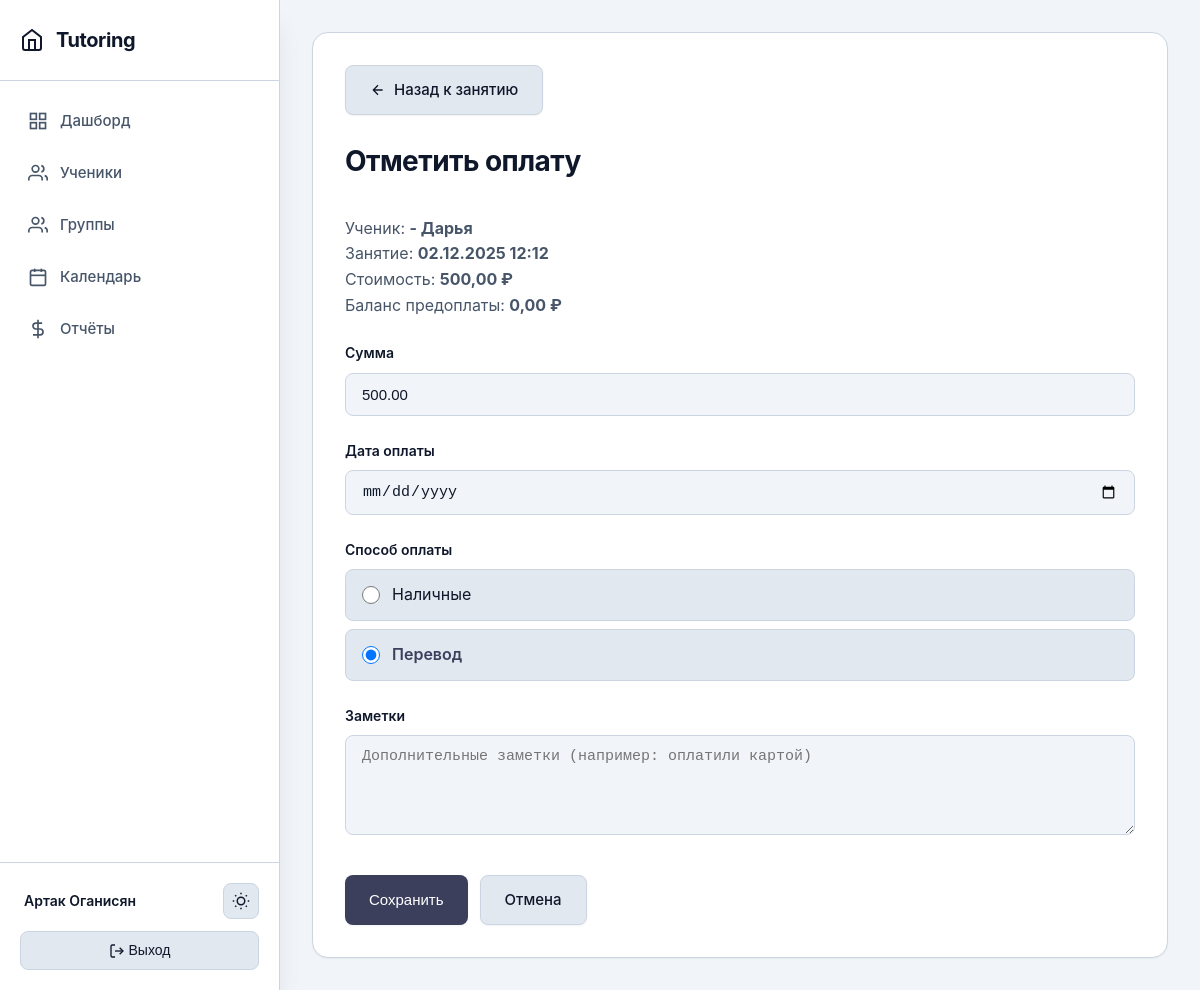
The page /lesson/23/payment/12/ (signed in) on the database its author committed.
### main/models.py (models this page shows, shortened)
class Student(models.Model):
    tutor = models.ForeignKey(Tutor, on_delete=models.CASCADE, related_name='students', verbose_name='Репетитор')
    groups = models.ManyToManyField(StudentGroup, related_name='students', blank=True, verbose_name='Группы')
    first_name = models.CharField(max_length=100, verbose_name='Имя')
    last_name = models.CharField(max_length=100, verbose_name='Фамилия')
    phone = models.CharField(max_length=20, blank=True, null=True, verbose_name='Телефон')
    telegram = models.CharField(max_length=20, blank=True, null=True, verbose_name='Телеграм')
    created_at = models.DateTimeField(auto_now_add=True, verbose_name='Дата создания')
    updated_at = models.DateTimeField(auto_now=True, verbose_name='Дата обновления')
    grade = models.CharField(max_length=10, blank=True, null=True, verbose_name='Класс')
    notes = models.TextField(blank=True, verbose_name='Заметки')
    is_active = models.BooleanField(default=True, verbose_name='Активен')
    prepaid_balance = models.DecimalField(
        max_digits=10,
        decimal_places=2,
        default=Decimal('0.00'),
        verbose_name='Баланс предоплаты'
    )
    class Meta:
        verbose_name = 'Ученик'
        verbose_name_plural = 'Ученики'
        ordering = ['last_name', 'first_name']
    def __str__(self):
        return f"{self.last_name} {self.first_name}"

class Lesson(models.Model):
    tutor = models.ForeignKey(Tutor, on_delete=models.CASCADE, related_name='lessons', verbose_name='Репетитор')
    students = models.ManyToManyField(Student, related_name='lessons', verbose_name='Ученики')
    date = models.DateField(verbose_name='Дата')
    time = models.TimeField(verbose_name='Время')
    duration = models.IntegerField(default=60, validators=[MinValueValidator(1)], verbose_name='Длительность (минуты)')
    lesson_price = models.DecimalField(max_digits=10, decimal_places=2, default=Decimal('0.00'), validators=[MinValueValidator(Decimal('0.00'))], verbose_name='Стоимость занятия (за одного ученика)')
    subject = models.CharField(max_length=200, blank=True, verbose_name='Предмет/Тема')
    notes = models.TextField(blank=True, verbose_name='Заметки')
    created_at = models.DateTimeField(auto_now_add=True, verbose_name='Дата создания')
    updated_at = models.DateTimeField(auto_now=True, verbose_name='Дата обновления')
    class Meta:
        verbose_name = 'Занятие'
        verbose_name_plural = 'Занятия'
        ordering = ['-date', '-time']

class Payment(models.Model):
    PAYMENT_METHOD_CHOICES = [
        ('cash', 'Наличные'),
        ('transfer', 'Перевод'),
        ('balance', 'Списано с предоплаты'),
    ]
    student = models.ForeignKey(Student, on_delete=models.CASCADE, related_name='payments', verbose_name='Ученик')
    lesson = models.ForeignKey(Lesson, on_delete=models.SET_NULL, null=True, blank=True, related_name='payments', verbose_name='Занятие')
    amount = models.DecimalField(max_digits=10, decimal_places=2, validators=[MinValueValidator(Decimal('0.01'))], verbose_name='Сумма')
    payment_date = models.DateField(verbose_name='Дата оплаты')
    payment_method = models.CharField(max_length=20, choices=PAYMENT_METHOD_CHOICES, default='cash', verbose_name='Способ оплаты')
    notes = models.TextField(blank=True, verbose_name='Заметки')
    created_at = models.DateTimeField(auto_now_add=True, verbose_name='Дата создания')
    is_balance_payment = models.BooleanField(default=False, verbose_name='Оплата с предоплаты')
    class Meta:
        verbose_name = 'Оплата'
        verbose_name_plural = 'Оплаты'
        ordering = ['-payment_date', '-created_at']

### main/views.py (the view)
# urls.py: path('lesson/<int:lesson_pk>/payment/<int:student_pk>/', views.mark_payment, name='mark_payment'),
@login_required
def mark_payment(request, lesson_pk, student_pk):
    tutor = get_tutor(request)
    if not tutor:
        messages.error(request, 'Профиль репетитора не найден.')
        return redirect('dashboard')
    lesson = get_object_or_404(Lesson, pk=lesson_pk, tutor=tutor)
    student = get_object_or_404(Student, pk=student_pk, tutor=tutor)
    if student not in lesson.students.all():
        messages.error(request, 'Этот ученик не назначен на данное занятие.')
        return redirect('lesson_detail', pk=lesson_pk)
    attendance = Attendance.objects.filter(lesson=lesson, student=student, status='present').first()
    if not attendance:
        messages.warning(request, 'Ученик не присутствовал на занятии.')
    existing_payment = Payment.objects.filter(lesson=lesson, student=student).first()
    if request.method == 'POST':
        try:
            amount_value = Decimal(request.POST.get('amount', '0') or '0')
        except (ValueError, InvalidOperation):
            amount_value = Decimal('0')
        if amount_value == 0:
            if existing_payment:
                previous_amount = existing_payment.amount
                was_balance_payment = existing_payment.is_balance_payment
                if was_balance_payment:
                    student.add_prepaid_balance(previous_amount)
                student.update_overpayment_balance(lesson, previous_amount, Decimal('0.00'))
                existing_payment.delete()
                messages.success(request, f'Оплата для {student} удалена.')
            else:
                messages.info(request, 'Оплата не была создана, так как сумма равна 0.')
            return redirect('lesson_detail', pk=lesson_pk)
        if existing_payment:
            previous_amount = existing_payment.amount
            was_balance_payment = existing_payment.is_balance_payment
            form = PaymentForm(request.POST, instance=existing_payment, lesson=lesson, student=student)
        else:
            previous_amount = Decimal('0.00')
            was_balance_payment = False
            form = PaymentForm(request.POST, lesson=lesson, student=student)
        if form.is_valid():
            payment = form.save(commit=False)
            payment.student = student
            payment.lesson = lesson
            payment.is_balance_payment = payment.payment_method == 'balance'
            payment.save()
            if payment.is_balance_payment:
                pass
            else:
                if was_balance_payment:
                    student.add_prepaid_balance(lesson.lesson_price)
                student.update_overpayment_balance(lesson, previous_amount, payment.amount)
                paid_lessons = student.auto_pay_debt_from_prepaid()
                if paid_lessons:
                    lessons_count = len(paid_lessons)
                    total_amount = sum(lesson.lesson_price for lesson in paid_lessons)
                    messages.info(request,
                        f'Автоматически погашено {lessons_count} долг(ов) на сумму {total_amount} руб. с предоплаты.')
            if existing_payment:
                messages.success(request, f'Оплата для {student} обновлена.')
            else:
                messages.success(request, f'Оплата для {student} отмечена.')
            return redirect('lesson_detail', pk=lesson_pk)
    else:
        if existing_payment:
            form = PaymentForm(instance=existing_payment, lesson=lesson, student=student)
        else:
            initial_data = {
                'payment_date': timezone.now().date().strftime('%Y-%m-%d'),
                'amount': lesson.lesson_price if lesson.lesson_price > 0 else None
            }
            form = PaymentForm(initial=initial_data, lesson=lesson, student=student)
    return render(request, 'main/mark_payment.html', {
        'form': form,
        'lesson': lesson,
        'student': student,
        'attendance': attendance
    })

### main/templates/main/mark_payment.html (shortened to what this page needs)
{% extends 'main/base.html' %}
{% block content %}
<div style="margin-bottom: 24px;">
    <a href="{% url 'lesson_detail' lesson.pk %}" class="btn btn-secondary">
        <svg width="16" height="16" viewBox="0 0 24 24" fill="none" stroke="currentColor" stroke-width="2">
            <path d="M19 12H5M12 19l-7-7 7-7"/>
        </svg>
        Назад к занятию
    </a>
</div>
<div class="page-header">
    <h1>Отметить оплату</h1>
</div>
<p style="color: var(--text-secondary); margin-bottom: 24px;">
    Ученик: <strong>{{ student }}</strong><br>
    Занятие: <strong>{{ lesson.date|date:"d.m.Y" }} {{ lesson.time|time:"H:i" }}</strong><br>
    {% if lesson.lesson_price > 0 %}
        Стоимость: <strong>{{ lesson.lesson_price }} ₽</strong>
    {% endif %}
    <br>
    Баланс предоплаты: <strong>{{ student.prepaid_balance }} ₽</strong>
</p>
<form method="post">
    <div class="form-group">
        <label class="form-label" for="{{ form.amount.id_for_label }}">{{ form.amount.label }}</label>
        {{ form.amount }}
    </div>
    <div class="form-group">
        <label class="form-label" for="{{ form.payment_date.id_for_label }}">{{ form.payment_date.label }}</label>
        {{ form.payment_date }}
    </div>
    <div class="form-group">
        <label class="form-label">{{ form.payment_method.label }}</label>
        <div class="radio-group">
            {% for choice in form.payment_method %}
                <label class="radio-option" for="{{ choice.id_for_label }}">
                    {{ choice.tag }}
                    <span>{{ choice.choice_label }}</span>
                </label>
            {% endfor %}
        </div>
    </div>
    <div class="form-group">
        <label class="form-label" for="{{ form.notes.id_for_label }}">{{ form.notes.label }}</label>
        {{ form.notes }}
    </div>
    <div class="form-actions">
        <button type="submit" class="btn">Сохранить</button>
        <a href="{% url 'lesson_detail' lesson.pk %}" class="btn btn-secondary">Отмена</a>
    </div>
</form>
{% endblock %}

### main/templates/main/base.html (shortened to what this page needs)
{% load static %}
<!DOCTYPE html>
<html lang="ru">
<head>
    <link rel="stylesheet" href="{% static 'css/main.css' %}">
</head>
<body>
    <div class="app-layout">
        <aside class="sidebar" id="sidebar">
            <div class="sidebar-header">
                <h1>
                    <a href="{% url 'dashboard' %}">
                        <svg width="24" height="24" viewBox="0 0 24 24" fill="none" stroke="currentColor" stroke-width="2">
                            <path d="M3 9l9-7 9 7v11a2 2 0 0 1-2 2H5a2 2 0 0 1-2-2z"/>
                            <polyline points="9 22 9 12 15 12 15 22"/>
                        </svg>
                        Tutoring
                    </a>
                </h1>
            </div>
            <div class="sidebar-main">
                {% if user.is_authenticated %}
                    <nav class="sidebar-nav">
                        <a href="{% url 'dashboard' %}" {% if request.resolver_match.url_name == 'dashboard' %}class="active"{% endif %}>
                            <svg viewBox="0 0 24 24" fill="none" stroke="currentColor" stroke-width="2">
                                <rect x="3" y="3" width="7" height="7"/>
                                <rect x="14" y="3" width="7" height="7"/>
                                <rect x="14" y="14" width="7" height="7"/>
                                <rect x="3" y="14" width="7" height="7"/>
                            </svg>
                            <span>Дашборд</span>
                        </a>
                        <a href="{% url 'student_list' %}" {% if 'student' in request.resolver_match.url_name %}class="active"{% endif %}>
                            <svg viewBox="0 0 24 24" fill="none" stroke="currentColor" stroke-width="2">
                                <path d="M17 21v-2a4 4 0 0 0-4-4H5a4 4 0 0 0-4 4v2"/>
                                <circle cx="9" cy="7" r="4"/>
                                <path d="M23 21v-2a4 4 0 0 0-3-3.87M16 3.13a4 4 0 0 1 0 7.75"/>
                            </svg>
                            <span>Ученики</span>
                        </a>
                        <a href="{% url 'group_list' %}" {% if 'group' in request.resolver_match.url_name %}class="active"{% endif %}>
                            <svg viewBox="0 0 24 24" fill="none" stroke="currentColor" stroke-width="2">
                                <path d="M17 21v-2a4 4 0 0 0-4-4H5a4 4 0 0 0-4 4v2"/>
                                <circle cx="9" cy="7" r="4"/>
                                <path d="M23 21v-2a4 4 0 0 0-3-3.87"/>
                                <path d="M16 3.13a4 4 0 0 1 0 7.75"/>
                            </svg>
                            <span>Группы</span>
                        </a>
                        <a href="{% url 'calendar' %}" {% if request.resolver_match.url_name == 'calendar' %}class="active"{% endif %}>
                            <svg viewBox="0 0 24 24" fill="none" stroke="currentColor" stroke-width="2">
                                <rect x="3" y="4" width="18" height="18" rx="2" ry="2"/>
                                <line x1="16" y1="2" x2="16" y2="6"/>
                                <line x1="8" y1="2" x2="8" y2="6"/>
                                <line x1="3" y1="10" x2="21" y2="10"/>
                            </svg>
                            <span>Календарь</span>
                        </a>
                        <a href="{% url 'profit_report' %}" {% if request.resolver_match.url_name == 'profit_report' %}class="active"{% endif %}>
                            <svg viewBox="0 0 24 24" fill="none" stroke="currentColor" stroke-width="2">
                                <line x1="12" y1="1" x2="12" y2="23"/>
                                <path d="M17 5H9.5a3.5 3.5 0 0 0 0 7h5a3.5 3.5 0 0 1 0 7H6"/>
                            </svg>
                            <span>Отчёты</span>
                        </a>
                    </nav>
                {% endif %}
            </div>
            {% if user.is_authenticated %}
            <div class="sidebar-footer">
                <div class="sidebar-user">
                    <span class="sidebar-user-name" style="margin-left: 4px;">
                        <a href="{% url 'dashboard' %}">{{ user.get_full_name|default:user.username }}</a>
                    </span>
                    <button class="theme-toggle" id="theme-toggle" aria-label="Переключить тему">
                    </button>
                </div>
                <div class="sidebar-logout">
                    <form method="post" action="{% url 'logout' %}">
                        <button type="submit">
                            <svg width="16" height="16" viewBox="0 0 24 24" fill="none" stroke="currentColor" stroke-width="2" style="display: inline-block; vertical-align: middle;">
                                <path d="M9 21H5a2 2 0 0 1-2-2V5a2 2 0 0 1 2-2h4"/>
                                <polyline points="16 17 21 12 16 7"/>
                                <line x1="21" y1="12" x2="9" y2="12"/>
                            </svg>
                            Выход
                        </button>
                    </form>
                </div>
            </div>
            {% endif %}
        </aside>
        <main class="main-shell">
            <div class="main-inner">
                <div class="content">
                    {% block content %}{% endblock %}
                </div>
            </div>
        </main>
    </div>
</body>
</html>

### rows shown on the page
Student: last_name+first_name "- Дарья", prepaid_balance "0,00"
Lesson: date "02.12.2025", time "12:12", lesson_price "500,00"
Payment: amount "500.00"

### other values the page prints
{{ user.get_full_name|default:user.username }} "Артак Оганисян"
{{ choice.choice_label }} "Наличные" "Перевод"
